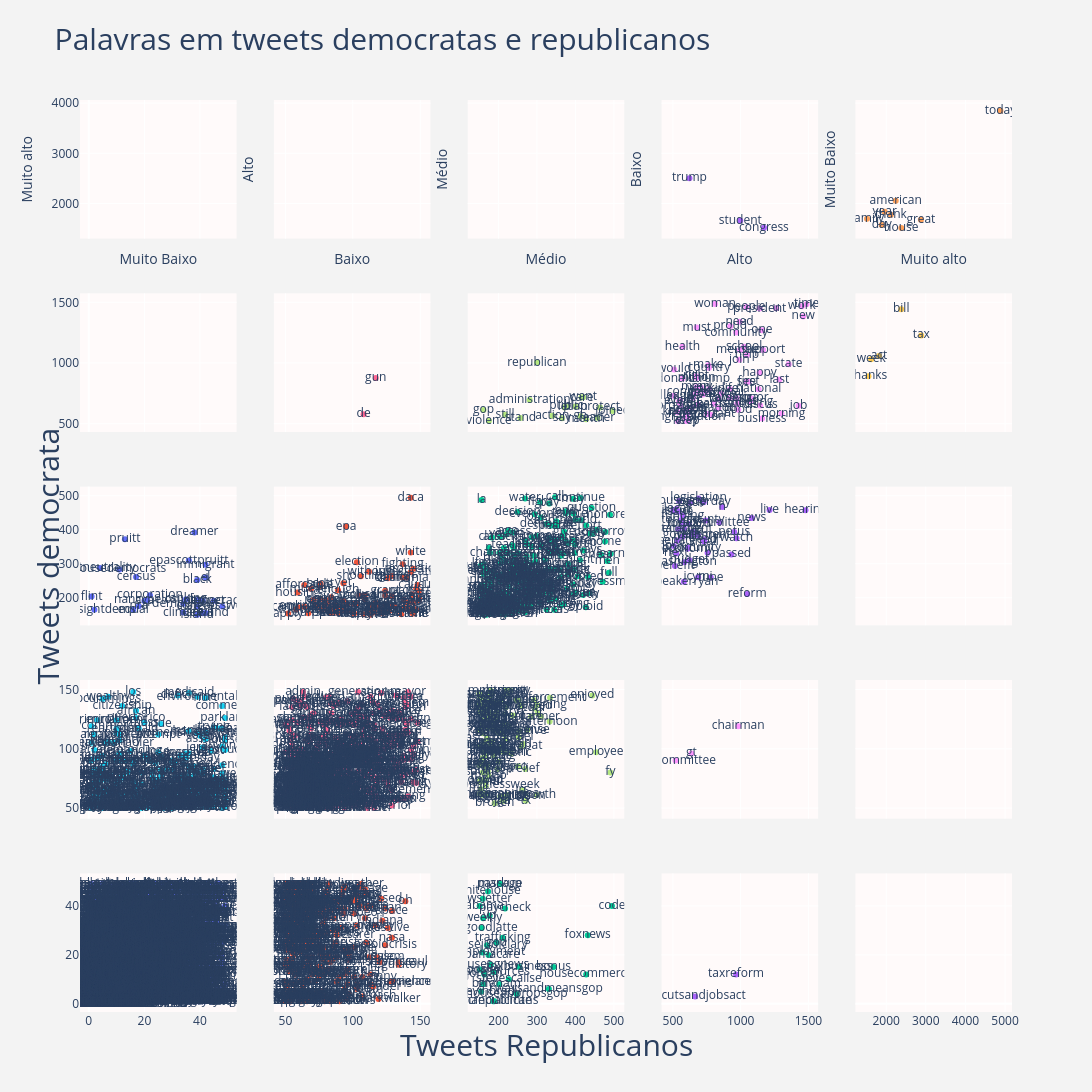

The cell this chart's notebook holds for it:
### Markdown cell above
**Criação de categorias para criar uma matriz.**

### Code cell
trace5 = go.Scatter(y=vhvh.FrequencyDemocrat, x=vhvh.FrequencyRepublican,text=vhvh.Word,mode='markers+text')
trace4 = go.Scatter(y=vhh.FrequencyDemocrat, x=vhh.FrequencyRepublican,text=vhh.Word,mode='markers+text')
trace3 = go.Scatter(y=vhm.FrequencyDemocrat, x=vhm.FrequencyRepublican,text=vhm.Word,mode='markers+text')
trace2 = go.Scatter(y=vhl.FrequencyDemocrat, x=vhl.FrequencyRepublican,text=vhl.Word,mode='markers+text')
trace1 = go.Scatter(y=vhvl.FrequencyDemocrat, x=vhvl.FrequencyRepublican,text=vhvl.Word,mode='markers+text')

trace10 = go.Scatter(y=hvh.FrequencyDemocrat, x=hvh.FrequencyRepublican,text=hvh.Word,mode='markers+text')
trace9 = go.Scatter(y=hh.FrequencyDemocrat, x=hh.FrequencyRepublican,text=hh.Word,mode='markers+text')
trace8 = go.Scatter(y=hm.FrequencyDemocrat, x=hm.FrequencyRepublican,text=hm.Word,mode='markers+text')
trace7 = go.Scatter(y=hl.FrequencyDemocrat, x=hl.FrequencyRepublican,text=hl.Word,mode='markers+text')
trace6 = go.Scatter(y=hvl.FrequencyDemocrat, x=hvl.FrequencyRepublican,text=hvl.Word,mode='markers+text')

trace15 = go.Scatter(y=mvh.FrequencyDemocrat, x=mvh.FrequencyRepublican,text=mvh.Word,mode='markers+text')
trace14 = go.Scatter(y=mh.FrequencyDemocrat, x=mh.FrequencyRepublican,text=mh.Word,mode='markers+text')
trace13 = go.Scatter(y=mm.FrequencyDemocrat, x=mm.FrequencyRepublican,text=mm.Word,mode='markers+text')
trace12 = go.Scatter(y=ml.FrequencyDemocrat, x=ml.FrequencyRepublican,text=ml.Word,mode='markers+text')
trace11 = go.Scatter(y=mvl.FrequencyDemocrat, x=mvl.FrequencyRepublican,text=mvl.Word,mode='markers+text')


trace20 = go.Scatter(y=lvh.FrequencyDemocrat, x=lvh.FrequencyRepublican,text=lvh.Word,mode='markers+text')
trace19 = go.Scatter(y=lh.FrequencyDemocrat, x=lh.FrequencyRepublican,text=lh.Word,mode='markers+text')
trace18 = go.Scatter(y=lm.FrequencyDemocrat, x=lm.FrequencyRepublican,text=lm.Word,mode='markers+text')
trace17 = go.Scatter(y=ll.FrequencyDemocrat, x=ll.FrequencyRepublican,text=ll.Word,mode='markers+text')
trace16 = go.Scatter(y=lvl.FrequencyDemocrat, x=lvl.FrequencyRepublican,text=lvl.Word,mode='markers+text')

trace25 = go.Scatter(y=vlvh.FrequencyDemocrat, x=vlvh.FrequencyRepublican,text=vlvh.Word,mode='markers+text')
trace24 = go.Scatter(y=vlh.FrequencyDemocrat, x=vlh.FrequencyRepublican,text=vlh.Word,mode='markers+text')
trace23 = go.Scatter(y=vlm.FrequencyDemocrat, x=vlm.FrequencyRepublican,text=vlm.Word,mode='markers+text')
trace22 = go.Scatter(y=vll.FrequencyDemocrat, x=vll.FrequencyRepublican,text=vll.Word,mode='markers+text')
trace21 = go.Scatter(y=vlvl.FrequencyDemocrat, x=vlvl.FrequencyRepublican,text=vlvl.Word,mode='markers+text')

fig = tools.make_subplots(rows=5, cols=5,shared_xaxes=True, shared_yaxes=True,print_grid=False)
#fig = chart_studio.plotly(rows=5, cols=5,shared_xaxes=True, shared_yaxes=True,print_grid=False)

fig.append_trace(trace1, 1, 1)
fig.append_trace(trace2, 1, 2)
fig.append_trace(trace3, 1, 3)
fig.append_trace(trace4, 1, 4)
fig.append_trace(trace5, 1, 5)
fig.append_trace(trace6, 2, 1)
fig.append_trace(trace7, 2, 2)
fig.append_trace(trace8, 2, 3)
fig.append_trace(trace9, 2, 4)
fig.append_trace(trace10, 2, 5)
fig.append_trace(trace11, 3, 1)
fig.append_trace(trace12, 3, 2)
fig.append_trace(trace13, 3, 3)
fig.append_trace(trace14, 3, 4)
fig.append_trace(trace15, 3, 5)
fig.append_trace(trace16, 4, 1)
fig.append_trace(trace17, 4, 2)
fig.append_trace(trace18, 4, 3)
fig.append_trace(trace19, 4, 4)
fig.append_trace(trace20, 4, 5)
fig.append_trace(trace21, 5, 1)
fig.append_trace(trace22, 5, 2)
fig.append_trace(trace23, 5, 3)
fig.append_trace(trace24, 5, 4)
fig.append_trace(trace25, 5, 5)


fig['layout']['xaxis5'].update(title='Muito alto')
fig['layout']['xaxis4'].update(title='Alto')
fig['layout']['xaxis3'].update(title='Médio')
fig['layout']['xaxis2'].update(title='Baixo')
fig['layout']['xaxis1'].update(title='Muito Baixo')

fig['layout']['yaxis1'].update(title='Muito alto')
fig['layout']['yaxis2'].update(title='Alto')
fig['layout']['yaxis3'].update(title='Médio')
fig['layout']['yaxis4'].update(title='Baixo')
fig['layout']['yaxis5'].update(title='Muito Baixo')



fig['layout'].update(height=1500, width=1500, title= "Palavras em tweets democratas e republicanos",showlegend=False, titlefont=dict(size=30),
                    annotations=[dict(showarrow=False,text="Tweets Republicanos",x=0.5,y=-0.06,xref="paper",yref="paper",
                                      font=dict(size=30)),dict(showarrow=False, text='Tweets democrata',
                                                               x=-0.06,y=0.5,xref="paper",yref="paper",textangle=270,
                                                               font=dict(size=30))],
                    plot_bgcolor="snow" ,paper_bgcolor='rgb(243, 243, 243)')

iplot(fig)

### Figure 1 — Plotly figure (JSON) as saved in the notebook; plotly's stock layout.template omitted (floating-point values rounded to 4 significant figures; data arrays with more than 128 entries replaced by an {"elided": "..."} marker saying what was removed)
{"data": [{"yaxis": "y", "text": [], "mode": "markers+text", "xaxis": "x", "y": [], "x": [], "type": "scatter"}, {"yaxis": "y2", "text": [], "mode": "markers+text", "xaxis": "x2", "y": [], "x": [], "type": "scatter"}, {"yaxis": "y3", "text": [], "mode": "markers+text", "xaxis": "x3", "y": [], "x": [], "type": "scatter"}, {"yaxis": "y4", "text": ["congress", "trump", "student"], "mode": "markers+text", "xaxis": "x4", "y": [1518, 2502, 1660], "x": [1172, 622, 997], "type": "scatter"}, {"yaxis": "y5", "text": ["today", "house", "thank", "american", "great", "year", "family", "day"], "mode": "markers+text", "xaxis": "x5", "y": [3850, 1512, 1777, 2053, 1676, 1835, 1694, 1571], "x": [4883, 2382, 2118, 2241, 2876, 1961, 1516, 1887], "type": "scatter"}, {"yaxis": "y6", "text": [], "mode": "markers+text", "xaxis": "x6", "y": [], "x": [], "type": "scatter"}, {"yaxis": "y7", "text": ["gun", "de"], "mode": "markers+text", "xaxis": "x7", "y": [876, 577], "x": [117, 108], "type": "scatter"}, {"yaxis": "y8", "text": ["leader", "public", "joined", "let", "go", "still", "administration", "protect", "say", "gop", "care", "stand", "month", "republican", "plan", "want", "action", "violence"], "mode": "markers+text", "xaxis": "x8", "y": [550, 642, 604, 634, 562, 573, 695, 634, 546, 612, 715, 548, 537, 1004, 641, 718, 566, 525], "x": [457, 376, 497, 372, 413, 217, 281, 464, 365, 161, 416, 257, 428, 300, 400, 420, 340, 175], "type": "scatter"}, {"yaxis": "y9", "text": ["vote", "proud", "support", "one", "national", "meeting", "time", "would", "business", "across", "country", "federal", "state", "congressional", "realdonaldtrump", "child", "nation", "law", "congratulation", "service", "u", "like", "need", "every", "community", "high", "discus", "morning", "colleague", "million", "america", "cut", "first", "good", "friend", "right", "see", "rep", "c", "office", "join", "last", "member", "get", "veteran", "know", "take", "make", "new", "woman", "many", "way", "working", "president", "life", "program", "school", "job", "work", "health", "help", "bipartisan", "honor", "keep", "happy", "must", "people", "important"], "mode": "markers+text", "xaxis": "x9", "y": [741, 1303, 1108, 1269, 783, 682, 1484, 947, 542, 605, 960, 578, 989, 759, 872, 696, 629, 706, 553, 664, 1452, 714, 1340, 684, 1251, 631, 651, 584, 731, 878, 710, 574, 846, 615, 625, 892, 844, 799, 520, 748, 1027, 864, 1108, 751, 711, 594, 658, 982, 1384, 1486, 801, 530, 785, 1449, 784, 649, 1134, 647, 1468, 1135, 1066, 665, 708, 522, 920, 1292, 1461, 581], "x": [722, 923, 1166, 1156, 1132, 1072, 1486, 509, 1158, 594, 766, 607, 1354, 740, 571, 555, 835, 837, 589, 975, 1262, 650, 992, 545, 967, 639, 1144, 1301, 506, 676, 970, 777, 1058, 982, 620, 671, 1042, 707, 538, 854, 990, 1285, 996, 672, 920, 535, 685, 761, 1461, 811, 676, 608, 769, 1140, 922, 556, 1025, 1427, 1452, 571, 1046, 801, 1080, 599, 1139, 676, 1042, 753], "type": "scatter"}, {"yaxis": "y10", "text": ["thanks", "act", "week", "bill", "tax"], "mode": "markers+text", "xaxis": "x10", "y": [892, 1057, 1032, 1443, 1227], "x": [1552, 1820, 1622, 2379, 2885], "type": "scatter"}, {"yaxis": "y11", "text": ["netneutrality", "fcc", "immigrant", "census", "civil", "el", "housedemocrats", "flint", "climate", "corporation", "epascottpruitt", "dreamer", "internet", "congresswoman", "equal", "ranking", "black", "democratic", "nancypelosi", "nra", "demand", "pruitt", "island", "democracy", "aca", "instead", "oversightdems"], "mode": "markers+text", "xaxis": "x11", "y": [287, 193, 297, 261, 154, 259, 283, 203, 156, 207, 309, 392, 191, 174, 164, 195, 252, 182, 192, 175, 155, 372, 150, 191, 190, 174, 164], "x": [4, 39, 42, 17, 41, 42, 11, 1, 34, 22, 36, 38, 41, 48, 16, 35, 39, 34, 21, 18, 42, 13, 39, 45, 20, 39, 2], "type": "scatter"}, {"yaxis": "y12", "text": ["came", "without", "yet", "anti", "mom", "paid", "advocate", "called", "calling", "matter", "caucus", "medicare", "science", "election", "en", "pr", "press", "housing", "k", "message", "fighting", "trillion", "clean", "face", "threat", "tell", "jr", "word", "shooting", "protecting", "epa", "environment", "break", "protection", "apply", "daca", "moment", "standing", "enough", "parent", "fair", "dollar", "leading", "white", "away", "grant", "deeply", "asked", "prevent", "thousand", "kid", "sexual", "le", "clear", "past", "affordable", "sign", "investigation", "reminder", "counsel", "nothing", "move", "college", "martin", "luther", "heard", "chance", "social", "proposal", "photo", "ny", "consumer", "deadline", "scott", "mueller", "announce", "court", "idea", "resolution", "allow", "conversation", "san", "healthcare", "order", "california", "political", "weapon", "interest", "campaign", "answer", "russian"], "mode": "markers+text", "xaxis": "x12", "y": [153, 276, 242, 182, 174, 155, 186, 206, 264, 169, 237, 190, 204, 304, 194, 176, 194, 215, 193, 158, 298, 165, 196, 180, 155, 170, 181, 184, 263, 219, 409, 176, 177, 285, 153, 494, 151, 180, 222, 156, 259, 174, 164, 333, 201, 220, 153, 157, 177, 208, 227, 155, 204, 257, 172, 237, 200, 275, 195, 154, 193, 164, 210, 173, 162, 155, 164, 202, 174, 173, 161, 160, 151, 241, 226, 158, 180, 162, 167, 193, 186, 234, 206, 166, 259, 172, 164, 166, 171, 150, 182], "x": [145, 112, 93, 82, 131, 84, 141, 105, 129, 85, 148, 93, 129, 103, 71, 74, 109, 59, 149, 113, 137, 58, 76, 124, 144, 91, 101, 117, 106, 149, 95, 72, 79, 145, 52, 143, 136, 87, 89, 83, 140, 118, 121, 143, 84, 124, 101, 116, 112, 109, 147, 89, 107, 126, 138, 64, 149, 143, 149, 67, 80, 142, 144, 112, 92, 122, 147, 144, 128, 64, 127, 96, 108, 76, 69, 115, 96, 86, 140, 138, 145, 76, 124, 146, 137, 114, 81, 77, 60, 113, 103], "type": "scatter"}, {"yaxis": "y13", "text": {"elided": "267 str values"}, "mode": "markers+text", "xaxis": "x13", "y": {"elided": "267 int values"}, "x": {"elided": "267 int values"}, "type": "scatter"}, {"yaxis": "y14", "text": ["senate", "legislation", "meet", "small", "issue", "military", "district", "look", "live", "news", "reform", "next", "h", "talk", "tonight", "budget", "watch", "back", "yesterday", "funding", "county", "security", "tune", "washington", "benefit", "economy", "read", "passed", "r", "hearing", "pm", "visit", "icymi", "committee", "forward", "opportunity", "government", "housegop", "local", "speakerryan", "statement", "potus"], "mode": "markers+text", "xaxis": "x14", "y": [368, 492, 419, 365, 453, 382, 455, 352, 458, 434, 211, 330, 467, 386, 428, 310, 375, 479, 481, 441, 427, 401, 259, 304, 293, 344, 371, 327, 332, 457, 379, 394, 260, 421, 417, 347, 384, 484, 461, 247, 402, 393], "x": [533, 689, 572, 729, 544, 685, 502, 507, 1213, 1082, 1048, 525, 864, 638, 561, 622, 969, 631, 727, 572, 741, 539, 779, 585, 515, 608, 733, 932, 756, 1478, 572, 646, 686, 843, 618, 611, 676, 546, 527, 581, 583, 952], "type": "scatter"}, {"yaxis": "y15", "text": [], "mode": "markers+text", "xaxis": "x15", "y": [], "x": [], "type": "scatter"}, {"yaxis": "y16", "text": {"elided": "313 str values"}, "mode": "markers+text", "xaxis": "x16", "y": {"elided": "313 int values"}, "x": {"elided": "313 int values"}, "type": "scatter"}, {"yaxis": "y17", "text": {"elided": "567 str values"}, "mode": "markers+text", "xaxis": "x17", "y": {"elided": "567 int values"}, "x": {"elided": "567 int values"}, "type": "scatter"}, {"yaxis": "y18", "text": {"elided": "134 str values"}, "mode": "markers+text", "xaxis": "x18", "y": {"elided": "134 int values"}, "x": {"elided": "134 int values"}, "type": "scatter"}, {"yaxis": "y19", "text": ["chairman", "gt", "subcommittee"], "mode": "markers+text", "xaxis": "x19", "y": [119, 96, 90], "x": [982, 637, 520], "type": "scatter"}, {"yaxis": "y20", "text": [], "mode": "markers+text", "xaxis": "x20", "y": [], "x": [], "type": "scatter"}, {"yaxis": "y21", "text": {"elided": "13443 str values"}, "mode": "markers+text", "xaxis": "x21", "y": {"elided": "13443 int values"}, "x": {"elided": "13443 int values"}, "type": "scatter"}, {"yaxis": "y22", "text": {"elided": "344 str values"}, "mode": "markers+text", "xaxis": "x22", "y": {"elided": "344 int values"}, "x": {"elided": "344 int values"}, "type": "scatter"}, {"yaxis": "y23", "text": ["weekly", "natresources", "paycheck", "code", "newsletter", "god", "houseagnews", "vp", "markup", "foxbusiness", "unemployment", "jordan", "trafficking", "passage", "whitehouse", "housejudiciary", "repgoodlatte", "graham", "bonus", "alabama", "obamacare", "foxnews", "housecommerce", "waysandmeansgop", "stevescalise", "financialcmte", "billy", "repkevinbrady", "houseappropsgop", "hascrepublicans", "hoosier"], "mode": "markers+text", "xaxis": "x23", "y": [35, 13, 39, 40, 43, 25, 16, 36, 49, 15, 21, 12, 27, 49, 46, 24, 31, 8, 15, 40, 20, 28, 12, 6, 10, 1, 8, 5, 4, 1, 14], "x": [160, 187, 217, 495, 159, 195, 180, 177, 204, 254, 158, 163, 211, 203, 173, 170, 156, 202, 343, 151, 174, 432, 428, 331, 227, 189, 160, 155, 247, 186, 152], "type": "scatter"}, {"yaxis": "y24", "text": ["taxreform", "taxcutsandjobsact"], "mode": "markers+text", "xaxis": "x24", "y": [12, 3], "x": [966, 664], "type": "scatter"}, {"yaxis": "y25", "text": [], "mode": "markers+text", "xaxis": "x25", "y": [], "x": [], "type": "scatter"}], "layout": {"xaxis19": {"matches": "x24", "domain": [0.624, 0.792], "showticklabels": false, "anchor": "y19"}, "xaxis18": {"matches": "x23", "domain": [0.416, 0.584], "showticklabels": false, "anchor": "y18"}, "paper_bgcolor": "rgb(243, 243, 243)", "xaxis16": {"matches": "x21", "domain": [0, 0.168], "showticklabels": false, "anchor": "y16"}, "xaxis15": {"matches": "x25", "domain": [0.832, 1], "showticklabels": false, "anchor": "y15"}, "xaxis14": {"matches": "x24", "domain": [0.624, 0.792], "showticklabels": false, "anchor": "y14"}, "xaxis13": {"matches": "x23", "domain": [0.416, 0.584], "showticklabels": false, "anchor": "y13"}, "xaxis12": {"matches": "x22", "domain": [0.208, 0.376], "showticklabels": false, "anchor": "y12"}, "xaxis11": {"matches": "x21", "domain": [0, 0.168], "showticklabels": false, "anchor": "y11"}, "height": 1500, "yaxis2": {"matches": "y", "domain": [0.848, 1], "showticklabels": false, "anchor": "x2", "title": {"text": "Alto"}}, "yaxis3": {"matches": "y", "domain": [0.848, 1], "showticklabels": false, "anchor": "x3", "title": {"text": "Médio"}}, "yaxis4": {"matches": "y", "domain": [0.848, 1], "showticklabels": false, "anchor": "x4", "title": {"text": "Baixo"}}, "yaxis5": {"matches": "y", "domain": [0.848, 1], "showticklabels": false, "anchor": "x5", "title": {"text": "Muito Baixo"}}, "yaxis6": {"domain": [0.636, 0.788], "anchor": "x6"}, "yaxis7": {"matches": "y6", "domain": [0.636, 0.788], "showticklabels": false, "anchor": "x7"}, "yaxis8": {"matches": "y6", "domain": [0.636, 0.788], "showticklabels": false, "anchor": "x8"}, "yaxis11": {"domain": [0.424, 0.576], "anchor": "x11"}, "yaxis9": {"matches": "y6", "domain": [0.636, 0.788], "showticklabels": false, "anchor": "x9"}, "showlegend": false, "title": {"text": "Palavras em tweets democratas e republicanos", "font": {"size": 30}}, "yaxis24": {"matches": "y21", "domain": [0, 0.152], "showticklabels": false, "anchor": "x24"}, "plot_bgcolor": "snow", "yaxis10": {"matches": "y6", "domain": [0.636, 0.788], "showticklabels": false, "anchor": "x10"}, "yaxis": {"domain": [0.848, 1], "anchor": "x", "title": {"text": "Muito alto"}}, "yaxis12": {"matches": "y11", "domain": [0.424, 0.576], "showticklabels": false, "anchor": "x12"}, "width": 1500, "xaxis24": {"domain": [0.624, 0.792], "anchor": "y24"}, "xaxis25": {"domain": [0.832, 1], "anchor": "y25"}, "xaxis22": {"domain": [0.208, 0.376], "anchor": "y22"}, "xaxis23": {"domain": [0.416, 0.584], "anchor": "y23"}, "xaxis": {"matches": "x21", "domain": [0, 0.168], "showticklabels": false, "anchor": "y", "title": {"text": "Muito Baixo"}}, "xaxis21": {"domain": [0, 0.168], "anchor": "y21"}, "yaxis16": {"domain": [0.212, 0.364], "anchor": "x16"}, "xaxis20": {"matches": "x25", "domain": [0.832, 1], "showticklabels": false, "anchor": "y20"}, "yaxis19": {"matches": "y16", "domain": [0.212, 0.364], "showticklabels": false, "anchor": "x19"}, "annotations": [{"xref": "paper", "yref": "paper", "text": "Tweets Republicanos", "y": -0.06, "x": 0.5, "font": {"size": 30}, "showarrow": false}, {"xref": "paper", "yref": "paper", "text": "Tweets democrata", "textangle": -90, "y": 0.5, "x": -0.06, "font": {"size": 30}, "showarrow": false}], "yaxis17": {"matches": "y16", "domain": [0.212, 0.364], "showticklabels": false, "anchor": "x17"}, "yaxis20": {"matches": "y16", "domain": [0.212, 0.364], "showticklabels": false, "anchor": "x20"}, "yaxis15": {"matches": "y11", "domain": [0.424, 0.576], "showticklabels": false, "anchor": "x15"}, "yaxis25": {"matches": "y21", "domain": [0, 0.152], "showticklabels": false, "anchor": "x25"}, "yaxis23": {"matches": "y21", "domain": [0, 0.152], "showticklabels": false, "anchor": "x23"}, "yaxis21": {"domain": [0, 0.152], "anchor": "x21"}, "xaxis10": {"matches": "x25", "domain": [0.832, 1], "showticklabels": false, "anchor": "y10"}, "xaxis17": {"matches": "x22", "domain": [0.208, 0.376], "showticklabels": false, "anchor": "y17"}, "yaxis13": {"matches": "y11", "domain": [0.424, 0.576], "showticklabels": false, "anchor": "x13"}, "yaxis18": {"matches": "y16", "domain": [0.212, 0.364], "showticklabels": false, "anchor": "x18"}, "xaxis9": {"matches": "x24", "domain": [0.624, 0.792], "showticklabels": false, "anchor": "y9"}, "xaxis8": {"matches": "x23", "domain": [0.416, 0.584], "showticklabels": false, "anchor": "y8"}, "xaxis7": {"matches": "x22", "domain": [0.208, 0.376], "showticklabels": false, "anchor": "y7"}, "xaxis6": {"matches": "x21", "domain": [0, 0.168], "showticklabels": false, "anchor": "y6"}, "xaxis5": {"matches": "x25", "domain": [0.832, 1], "showticklabels": false, "anchor": "y5", "title": {"text": "Muito alto"}}, "xaxis4": {"matches": "x24", "domain": [0.624, 0.792], "showticklabels": false, "anchor": "y4", "title": {"text": "Alto"}}, "xaxis3": {"matches": "x23", "domain": [0.416, 0.584], "showticklabels": false, "anchor": "y3", "title": {"text": "Médio"}}, "xaxis2": {"matches": "x22", "domain": [0.208, 0.376], "showticklabels": false, "anchor": "y2", "title": {"text": "Baixo"}}, "yaxis14": {"matches": "y11", "domain": [0.424, 0.576], "showticklabels": false, "anchor": "x14"}, "yaxis22": {"matches": "y21", "domain": [0, 0.152], "showticklabels": false, "anchor": "x22"}}}
